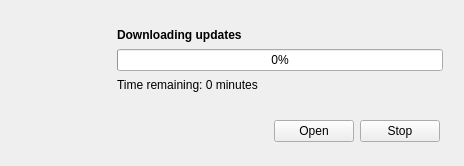
<?xml version="1.0" encoding="UTF-8"?>
<ui version="4.0">
 <class>Downloader</class>
 <widget class="QWidget" name="Downloader">
  <property name="geometry">
   <rect>
    <x>0</x>
    <y>0</y>
    <width>464</width>
    <height>164</height>
   </rect>
  </property>
  <property name="sizePolicy">
   <sizepolicy hsizetype="Minimum" vsizetype="Minimum">
    <horstretch>0</horstretch>
    <verstretch>0</verstretch>
   </sizepolicy>
  </property>
  <property name="windowTitle">
   <string>Updater</string>
  </property>
  <layout class="QVBoxLayout" name="verticalLayout">
   <property name="spacing">
    <number>0</number>
   </property>
   <property name="leftMargin">
    <number>12</number>
   </property>
   <property name="topMargin">
    <number>12</number>
   </property>
   <property name="rightMargin">
    <number>12</number>
   </property>
   <property name="bottomMargin">
    <number>12</number>
   </property>
   <item>
    <widget class="QWidget" name="widget" native="true">
     <layout class="QHBoxLayout" name="horizontalLayout">
      <property name="spacing">
       <number>0</number>
      </property>
      <property name="leftMargin">
       <number>0</number>
      </property>
      <property name="topMargin">
       <number>0</number>
      </property>
      <property name="rightMargin">
       <number>0</number>
      </property>
      <property name="bottomMargin">
       <number>0</number>
      </property>
      <item>
       <widget class="QLabel" name="updater_icon">
        <property name="minimumSize">
         <size>
          <width>96</width>
          <height>96</height>
         </size>
        </property>
        <property name="text">
         <string/>
        </property>
        <property name="pixmap">
         <pixmap resource="resources/qsimpleupdater.qrc">:/icons/update.png</pixmap>
        </property>
       </widget>
      </item>
      <item>
       <widget class="QWidget" name="progressFrame" native="true">
        <layout class="QVBoxLayout" name="verticalLayout_2">
         <property name="spacing">
          <number>0</number>
         </property>
         <item>
          <widget class="QLabel" name="downloadLabel">
           <property name="font">
            <font>
             <weight>75</weight>
             <bold>true</bold>
            </font>
           </property>
           <property name="text">
            <string>Downloading updates</string>
           </property>
          </widget>
         </item>
         <item>
          <widget class="QProgressBar" name="progressBar">
           <property name="minimumSize">
            <size>
             <width>320</width>
             <height>0</height>
            </size>
           </property>
           <property name="value">
            <number>0</number>
           </property>
           <property name="invertedAppearance">
            <bool>false</bool>
           </property>
          </widget>
         </item>
         <item>
          <widget class="QLabel" name="timeLabel">
           <property name="text">
            <string>Time remaining: 0 minutes</string>
           </property>
          </widget>
         </item>
        </layout>
       </widget>
      </item>
     </layout>
    </widget>
   </item>
   <item>
    <widget class="QWidget" name="buttonFrame" native="true">
     <layout class="QHBoxLayout" name="horizontalLayout_2">
      <property name="leftMargin">
       <number>12</number>
      </property>
      <property name="topMargin">
       <number>12</number>
      </property>
      <property name="rightMargin">
       <number>12</number>
      </property>
      <property name="bottomMargin">
       <number>12</number>
      </property>
      <item>
       <spacer name="buttonSpacer">
        <property name="orientation">
         <enum>Qt::Horizontal</enum>
        </property>
        <property name="sizeHint" stdset="0">
         <size>
          <width>40</width>
          <height>20</height>
         </size>
        </property>
       </spacer>
      </item>
      <item>
       <widget class="QPushButton" name="openButton">
        <property name="text">
         <string>Open</string>
        </property>
       </widget>
      </item>
      <item>
       <widget class="QPushButton" name="stopButton">
        <property name="text">
         <string>Stop</string>
        </property>
       </widget>
      </item>
     </layout>
    </widget>
   </item>
  </layout>
 </widget>
 <resources>
  <include location="resources/qsimpleupdater.qrc"/>
 </resources>
 <connections/>
</ui>
